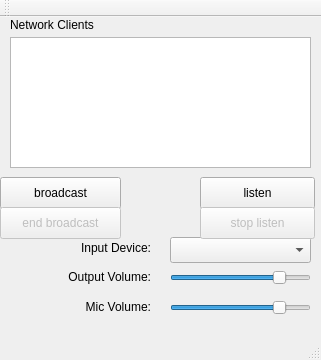
<?xml version="1.0" encoding="UTF-8"?>
<ui version="4.0">
 <class>MainWindow</class>
 <widget class="QMainWindow" name="MainWindow">
  <property name="geometry">
   <rect>
    <x>0</x>
    <y>0</y>
    <width>321</width>
    <height>360</height>
   </rect>
  </property>
  <property name="windowTitle">
   <string>MainWindow</string>
  </property>
  <widget class="QWidget" name="centralWidget">
   <widget class="QPushButton" name="broadcastButton">
    <property name="geometry">
     <rect>
      <x>0</x>
      <y>160</y>
      <width>121</width>
      <height>32</height>
     </rect>
    </property>
    <property name="text">
     <string>broadcast</string>
    </property>
   </widget>
   <widget class="QPushButton" name="listenButton">
    <property name="geometry">
     <rect>
      <x>200</x>
      <y>160</y>
      <width>115</width>
      <height>32</height>
     </rect>
    </property>
    <property name="text">
     <string>listen</string>
    </property>
   </widget>
   <widget class="QSlider" name="outputVolumeControl">
    <property name="geometry">
     <rect>
      <x>170</x>
      <y>250</y>
      <width>141</width>
      <height>21</height>
     </rect>
    </property>
    <property name="value">
     <number>80</number>
    </property>
    <property name="orientation">
     <enum>Qt::Horizontal</enum>
    </property>
   </widget>
   <widget class="QComboBox" name="deviceComboBox">
    <property name="geometry">
     <rect>
      <x>170</x>
      <y>220</y>
      <width>141</width>
      <height>26</height>
     </rect>
    </property>
   </widget>
   <widget class="QPushButton" name="stopListenButton">
    <property name="enabled">
     <bool>false</bool>
    </property>
    <property name="geometry">
     <rect>
      <x>200</x>
      <y>190</y>
      <width>115</width>
      <height>32</height>
     </rect>
    </property>
    <property name="text">
     <string>stop listen</string>
    </property>
    <property name="checkable">
     <bool>false</bool>
    </property>
    <property name="flat">
     <bool>false</bool>
    </property>
   </widget>
   <widget class="QPushButton" name="endBroadcastButton">
    <property name="enabled">
     <bool>false</bool>
    </property>
    <property name="geometry">
     <rect>
      <x>0</x>
      <y>190</y>
      <width>121</width>
      <height>32</height>
     </rect>
    </property>
    <property name="text">
     <string>end broadcast</string>
    </property>
   </widget>
   <widget class="QLabel" name="label">
    <property name="geometry">
     <rect>
      <x>10</x>
      <y>0</y>
      <width>131</width>
      <height>16</height>
     </rect>
    </property>
    <property name="text">
     <string>Network Clients</string>
    </property>
   </widget>
   <widget class="QLabel" name="label_2">
    <property name="geometry">
     <rect>
      <x>50</x>
      <y>220</y>
      <width>101</width>
      <height>21</height>
     </rect>
    </property>
    <property name="text">
     <string>Input Device:</string>
    </property>
    <property name="alignment">
     <set>Qt::AlignRight|Qt::AlignTrailing|Qt::AlignVCenter</set>
    </property>
   </widget>
   <widget class="QLabel" name="label_3">
    <property name="geometry">
     <rect>
      <x>50</x>
      <y>250</y>
      <width>101</width>
      <height>20</height>
     </rect>
    </property>
    <property name="text">
     <string>Output Volume:</string>
    </property>
    <property name="alignment">
     <set>Qt::AlignRight|Qt::AlignTrailing|Qt::AlignVCenter</set>
    </property>
   </widget>
   <widget class="QLabel" name="label_4">
    <property name="geometry">
     <rect>
      <x>50</x>
      <y>280</y>
      <width>101</width>
      <height>20</height>
     </rect>
    </property>
    <property name="text">
     <string>Mic Volume:</string>
    </property>
    <property name="alignment">
     <set>Qt::AlignRight|Qt::AlignTrailing|Qt::AlignVCenter</set>
    </property>
   </widget>
   <widget class="QSlider" name="inputVolumeControl">
    <property name="geometry">
     <rect>
      <x>170</x>
      <y>280</y>
      <width>141</width>
      <height>21</height>
     </rect>
    </property>
    <property name="value">
     <number>80</number>
    </property>
    <property name="orientation">
     <enum>Qt::Horizontal</enum>
    </property>
   </widget>
   <widget class="QTableView" name="clientListTableView">
    <property name="geometry">
     <rect>
      <x>10</x>
      <y>20</y>
      <width>301</width>
      <height>131</height>
     </rect>
    </property>
   </widget>
  </widget>
  <widget class="QMenuBar" name="menuBar">
   <property name="geometry">
    <rect>
     <x>0</x>
     <y>0</y>
     <width>321</width>
     <height>22</height>
    </rect>
   </property>
  </widget>
  <widget class="QToolBar" name="mainToolBar">
   <attribute name="toolBarArea">
    <enum>TopToolBarArea</enum>
   </attribute>
   <attribute name="toolBarBreak">
    <bool>false</bool>
   </attribute>
  </widget>
  <widget class="QStatusBar" name="statusBar"/>
 </widget>
 <layoutdefault spacing="6" margin="11"/>
 <resources/>
 <connections/>
</ui>
